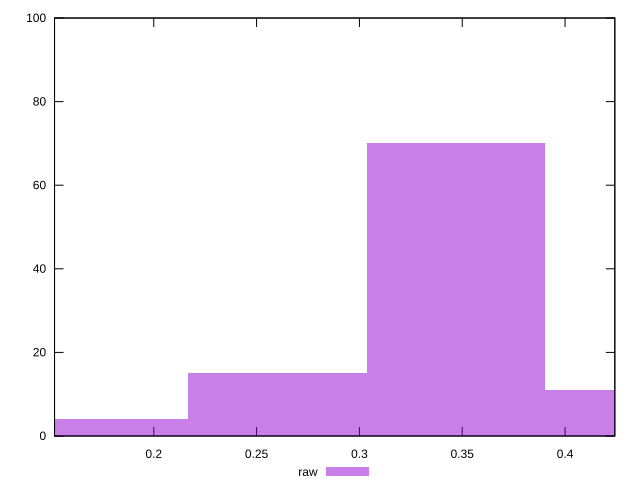

This figure's gnuplot source:
reset

$raw <<EOF
0.17348372918967772 4
0.2602255937845166 15
0.34696745837935544 70
0.4337093229741943 11
EOF

set key outside below
set boxwidth 0.08674186459483886
set xrange [0.15174821688914075:0.42418987528260105]
set yrange [0:100]
set trange [0:100]
set style fill transparent solid 0.5 noborder
set terminal svg size 640, 490 enhanced background rgb 'white'
set output "reprap/meta/pScore/samples/pages/raw/histogram.svg"

plot $raw title "raw" with boxes

reset
